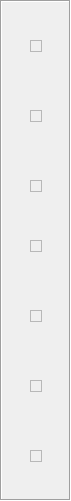
   <widget class="QFrame" name="f_s">
    <property name="geometry">
     <rect>
      <x>130</x>
      <y>30</y>
      <width>71</width>
      <height>501</height>
     </rect>
    </property>
    <property name="frameShape">
     <enum>QFrame::Box</enum>
    </property>
    <property name="frameShadow">
     <enum>QFrame::Sunken</enum>
    </property>
    <widget class="QFrame" name="s_led_7">
     <property name="geometry">
      <rect>
       <x>30</x>
       <y>40</y>
       <width>12</width>
       <height>12</height>
      </rect>
     </property>
     <property name="sizePolicy">
      <sizepolicy hsizetype="Fixed" vsizetype="Fixed">
       <horstretch>0</horstretch>
       <verstretch>0</verstretch>
      </sizepolicy>
     </property>
     <property name="minimumSize">
      <size>
       <width>12</width>
       <height>12</height>
      </size>
     </property>
     <property name="styleSheet">
      <string notr="true">background-image: url(:/new/prefix1/red.png);</string>
     </property>
     <property name="frameShape">
      <enum>QFrame::StyledPanel</enum>
     </property>
     <property name="frameShadow">
      <enum>QFrame::Raised</enum>
     </property>
    </widget>
    <widget class="QFrame" name="s_led_6">
     <property name="geometry">
      <rect>
       <x>30</x>
       <y>110</y>
       <width>12</width>
       <height>12</height>
      </rect>
     </property>
     <property name="sizePolicy">
      <sizepolicy hsizetype="Fixed" vsizetype="Fixed">
       <horstretch>0</horstretch>
       <verstretch>0</verstretch>
      </sizepolicy>
     </property>
     <property name="minimumSize">
      <size>
       <width>12</width>
       <height>12</height>
      </size>
     </property>
     <property name="styleSheet">
      <string notr="true">background-image: url(:/new/prefix1/red.png);</string>
     </property>
     <property name="frameShape">
      <enum>QFrame::StyledPanel</enum>
     </property>
     <property name="frameShadow">
      <enum>QFrame::Raised</enum>
     </property>
    </widget>
    <widget class="QFrame" name="s_led_5">
     <property name="geometry">
      <rect>
       <x>30</x>
       <y>180</y>
       <width>12</width>
       <height>12</height>
      </rect>
     </property>
     <property name="sizePolicy">
      <sizepolicy hsizetype="Fixed" vsizetype="Fixed">
       <horstretch>0</horstretch>
       <verstretch>0</verstretch>
      </sizepolicy>
     </property>
     <property name="minimumSize">
      <size>
       <width>12</width>
       <height>12</height>
      </size>
     </property>
     <property name="styleSheet">
      <string notr="true">background-image: url(:/new/prefix1/red.png);</string>
     </property>
     <property name="frameShape">
      <enum>QFrame::StyledPanel</enum>
     </property>
     <property name="frameShadow">
      <enum>QFrame::Raised</enum>
     </property>
    </widget>
    <widget class="QFrame" name="s_led_4">
     <property name="geometry">
      <rect>
       <x>30</x>
       <y>240</y>
       <width>12</width>
       <height>12</height>
      </rect>
     </property>
     <property name="sizePolicy">
      <sizepolicy hsizetype="Fixed" vsizetype="Fixed">
       <horstretch>0</horstretch>
       <verstretch>0</verstretch>
      </sizepolicy>
     </property>
     <property name="minimumSize">
      <size>
       <width>12</width>
       <height>12</height>
      </size>
     </property>
     <property name="styleSheet">
      <string notr="true">background-image: url(:/new/prefix1/red.png);</string>
     </property>
     <property name="frameShape">
      <enum>QFrame::StyledPanel</enum>
     </property>
     <property name="frameShadow">
      <enum>QFrame::Raised</enum>
     </property>
    </widget>
    <widget class="QFrame" name="s_led_3">
     <property name="geometry">
      <rect>
       <x>30</x>
       <y>310</y>
       <width>12</width>
       <height>12</height>
      </rect>
     </property>
     <property name="sizePolicy">
      <sizepolicy hsizetype="Fixed" vsizetype="Fixed">
       <horstretch>0</horstretch>
       <verstretch>0</verstretch>
      </sizepolicy>
     </property>
     <property name="minimumSize">
      <size>
       <width>12</width>
       <height>12</height>
      </size>
     </property>
     <property name="styleSheet">
      <string notr="true">background-image: url(:/new/prefix1/green.png);</string>
     </property>
     <property name="frameShape">
      <enum>QFrame::StyledPanel</enum>
     </property>
     <property name="frameShadow">
      <enum>QFrame::Raised</enum>
     </property>
    </widget>
    <widget class="QFrame" name="s_led_2">
     <property name="geometry">
      <rect>
       <x>30</x>
       <y>380</y>
       <width>12</width>
       <height>12</height>
      </rect>
     </property>
     <property name="sizePolicy">
      <sizepolicy hsizetype="Fixed" vsizetype="Fixed">
       <horstretch>0</horstretch>
       <verstretch>0</verstretch>
      </sizepolicy>
     </property>
     <property name="minimumSize">
      <size>
       <width>12</width>
       <height>12</height>
      </size>
     </property>
     <property name="styleSheet">
      <string notr="true">background-image: url(:/new/prefix1/red.png);</string>
     </property>
     <property name="frameShape">
      <enum>QFrame::StyledPanel</enum>
     </property>
     <property name="frameShadow">
      <enum>QFrame::Raised</enum>
     </property>
    </widget>
    <widget class="QFrame" name="s_led_1">
     <property name="geometry">
      <rect>
       <x>30</x>
       <y>450</y>
       <width>12</width>
       <height>12</height>
      </rect>
     </property>
     <property name="sizePolicy">
      <sizepolicy hsizetype="Fixed" vsizetype="Fixed">
       <horstretch>0</horstretch>
       <verstretch>0</verstretch>
      </sizepolicy>
     </property>
     <property name="minimumSize">
      <size>
       <width>12</width>
       <height>12</height>
      </size>
     </property>
     <property name="styleSheet">
      <string notr="true">background-image: url(:/new/prefix1/red.png);</string>
     </property>
     <property name="frameShape">
      <enum>QFrame::StyledPanel</enum>
     </property>
     <property name="frameShadow">
      <enum>QFrame::Raised</enum>
     </property>
    </widget>
   </widget>
